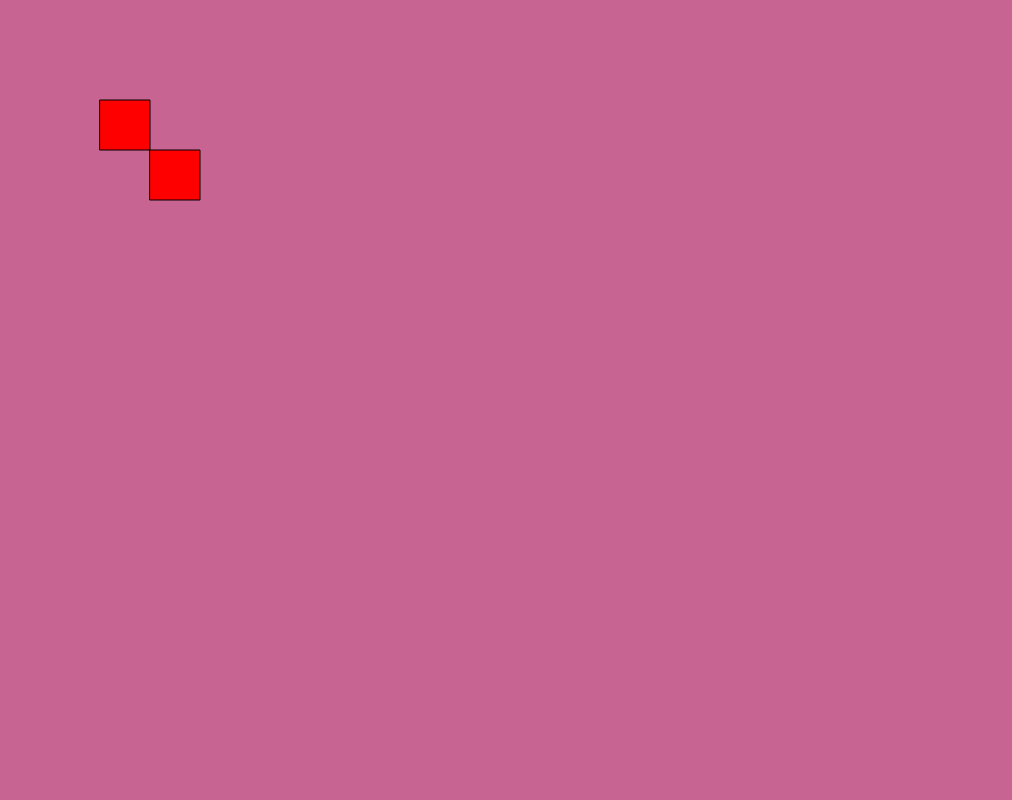
Frame 1 (no input)
Frame 60 (no input): identical to frame 1, image omitted
Frame 120 (the mouse pressed at the canvas centre since frame 60): identical to frame 1, image omitted

The p5.js sketch that drew this single still picture (run headless with seeded random() and noise() and a simulated clock; from frame 60 on, the mouse is pressed at the canvas centre):

// p5.js sketch
// ── sketch.js
let x = 100;
let y = 100;
let size = 50
let x2=150
let y2=150
let size2=50

function setup() {
  createCanvas(1012, 800);
    background(200,100,146);
  fill(255, 0, 0);

}

function draw() {
  background(200,100,146)
  if (keyIsDown(LEFT_ARROW)) {
    x -= 5;
  }

  if (keyIsDown(RIGHT_ARROW)) {
    x += 5;
  }

  if (keyIsDown(UP_ARROW)) {
    y -= 5;
  }

  if (keyIsDown(DOWN_ARROW)) {
    y += 5;
  }

  rect(x, y, size, size);

  if (y<0){
    y=0
  }
  else if (y+size>=height){

    y=height-size
  }

  if(x+size>=width){

    x=width-size
  }
  else if (x<=0){
  x=0}

if (keyIsDown(65)) {
  x2 -= 5;
}

if (keyIsDown(68)) {
  x2 += 5;
}

if (keyIsDown(87)) {
  y2 -= 5;
}

if (keyIsDown(83)) {
  y2 += 5;
}

rect(x2, y2, size2, size2);

if (y2<0){
  y2=0
}
else if (y2+size2>=height){

  y2=height-size2
}

if(x2+size2>=width){

  x2=width-size2
}
else if (x2<=0){
x2=0}
}
